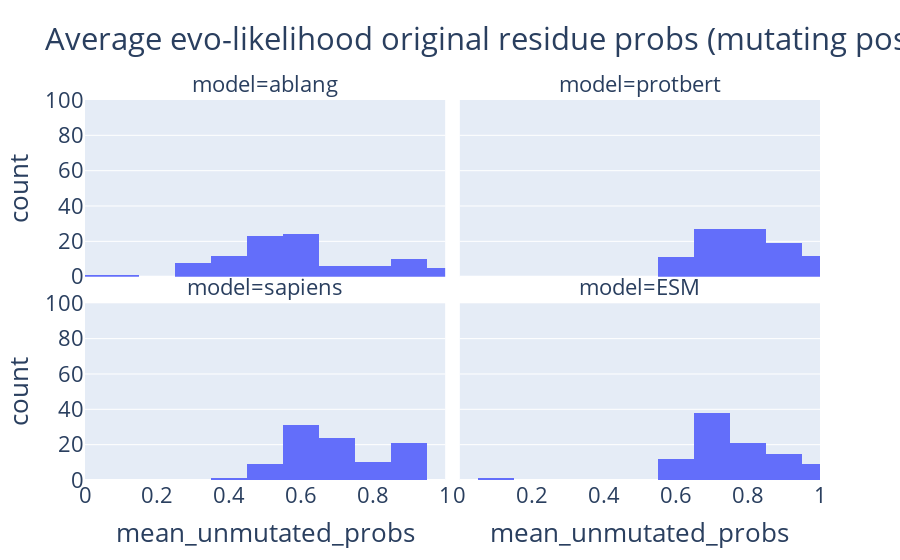

Source (notebook cell):
### Code cell
fig = px.histogram(
    data_frame = output_table_subset,
    x = "mean_unmutated_probs",
    facet_col = "model",
    facet_col_wrap=2,
    orientation = "v",
    title=f'Average evo-likelihood original residue probs (mutating positions)',
)

fig.update_traces(xbins_size=0.1)
fig.update_layout(height = 600, font_size = 22)
fig.update_xaxes(range=[0, 1])
fig.update_yaxes(range=[0, 100])

fig.show()

### Figure 1 — Plotly figure (JSON) as saved in the notebook; plotly's stock layout.template omitted (floating-point values rounded to 4 significant figures)
{"data": [{"alignmentgroup": "True", "bingroup": "x", "hovertemplate": "model=ablang<br>mean_unmutated_probs=%{x}<br>count=%{y}<extra></extra>", "legendgroup": "", "marker": {"color": "#636efa", "pattern": {"shape": ""}}, "name": "", "offsetgroup": "", "orientation": "v", "showlegend": false, "type": "histogram", "x": [0.5674, 0.4309, 0.4835, 0.3333, 0.2839, 0.6794, 0.6247, 0.5066, 0.4845, 0.8656, 0.9492, 0.5997, 0.5215, 0.8669, 0.9815, 0.8837, 0.7716, 0.336, 0.4229, 0.5807, 0.5318, 0.3447, 0.534, 0.6394, 0.4437, 0.7903, 0.449, 0.3993, 0.4944, 0.5083, 0.6589, 0.4949, 0.5523, 0.5658, 0.6316, 0.9836, 0.4884, 0.5954, 0.6054, 0.6166, 0.4623, 0.3506, 0.5788, 0.5328, 0.8906, 0.5043, 0.8794, 0.4836, 0.5982, 0.6767, 0.6362, 0.4395, 0.7955, 0.4503, 0.997, 0.5402, 0.6264, 0.5061, 0.5571, 0.5749, 0.6026, 0.5184, 0.6209, 0.4577, 0.4308, 0.5846, 0.5887, 0.9836, 0.5437, 0.5085, 0.939, 0.3596, 0.1148, 0.7036, 0.5719, 0.4321, 0.579, 0.5725, 0.4836, 0.3149, 0.4382, 0.3398, 0.3414, 0.5366, 0.2589, 0.796, 0.9308, 0.9078, 0.8384, 0.4431, 0.8054, 0.03915, 0.6551, 0.7459, 0.9914, 0.9208], "xaxis": "x3", "xbins": {"size": 0.1}, "yaxis": "y3"}, {"alignmentgroup": "True", "bingroup": "x", "hovertemplate": "model=protbert<br>mean_unmutated_probs=%{x}<br>count=%{y}<extra></extra>", "legendgroup": "", "marker": {"color": "#636efa", "pattern": {"shape": ""}}, "name": "", "offsetgroup": "", "orientation": "v", "showlegend": false, "type": "histogram", "x": [0.8106, 0.7071, 0.7128, 0.6389, 0.6368, 0.9131, 0.8213, 0.836, 0.8298, 0.9073, 0.9966, 0.6362, 0.7413, 0.6696, 0.9972, 0.8783, 0.9035, 0.7395, 0.7056, 0.7286, 0.6474, 0.7348, 0.6992, 0.8223, 0.5858, 0.897, 0.8072, 0.8634, 0.6131, 0.5916, 0.8822, 0.7086, 0.8062, 0.7615, 0.9576, 0.9955, 0.8139, 0.9232, 0.8812, 0.6893, 0.7281, 0.7637, 0.8703, 0.787, 0.9893, 0.6615, 0.9926, 0.7347, 0.7904, 0.8286, 0.8033, 0.7493, 0.9689, 0.6749, 0.9916, 0.8078, 0.8714, 0.8198, 0.79, 0.6626, 0.8995, 0.6971, 0.9022, 0.6188, 0.7776, 0.6856, 0.8222, 0.9946, 0.8672, 0.6431, 0.9938, 0.6773, 0.8315, 0.8921, 0.7706, 0.7087, 0.7952, 0.7953, 0.7855, 0.6434, 0.7192, 0.5794, 0.6857, 0.8118, 0.6736, 0.9267, 0.9086, 0.945, 0.992, 0.7928, 0.9483, 0.8263, 0.6625, 0.654, 0.9997, 0.6749], "xaxis": "x4", "xbins": {"size": 0.1}, "yaxis": "y4"}, {"alignmentgroup": "True", "bingroup": "x", "hovertemplate": "model=sapiens<br>mean_unmutated_probs=%{x}<br>count=%{y}<extra></extra>", "legendgroup": "", "marker": {"color": "#636efa", "pattern": {"shape": ""}}, "name": "", "offsetgroup": "", "orientation": "v", "showlegend": false, "type": "histogram", "x": [0.6597, 0.5048, 0.6583, 0.4958, 0.4977, 0.7638, 0.7079, 0.6079, 0.6505, 0.829, 0.9029, 0.6123, 0.5939, 0.9016, 0.8951, 0.8944, 0.8676, 0.6069, 0.5775, 0.5879, 0.4697, 0.636, 0.637, 0.7175, 0.4614, 0.8459, 0.6099, 0.6633, 0.587, 0.5351, 0.7872, 0.6092, 0.7041, 0.7844, 0.7349, 0.905, 0.6492, 0.836, 0.6768, 0.6821, 0.6026, 0.6132, 0.6753, 0.6441, 0.8947, 0.5823, 0.9012, 0.7192, 0.647, 0.7304, 0.675, 0.6461, 0.8754, 0.6255, 0.9014, 0.6549, 0.8535, 0.6554, 0.6612, 0.5806, 0.8193, 0.6047, 0.7892, 0.5276, 0.6459, 0.6703, 0.7696, 0.9141, 0.7428, 0.5707, 0.8997, 0.585, 0.6568, 0.7144, 0.8444, 0.5796, 0.705, 0.633, 0.6057, 0.5605, 0.5721, 0.5111, 0.5026, 0.7185, 0.4031, 0.9036, 0.8864, 0.8662, 0.8937, 0.6148, 0.9077, 0.6893, 0.6103, 0.8696, 0.8987, 0.8999], "xaxis": "x", "xbins": {"size": 0.1}, "yaxis": "y"}, {"alignmentgroup": "True", "bingroup": "x", "hovertemplate": "model=ESM<br>mean_unmutated_probs=%{x}<br>count=%{y}<extra></extra>", "legendgroup": "", "marker": {"color": "#636efa", "pattern": {"shape": ""}}, "name": "", "offsetgroup": "", "orientation": "v", "showlegend": false, "type": "histogram", "x": [0.7682, 0.6945, 0.7135, 0.6447, 0.584, 0.7868, 0.7785, 0.791, 0.7298, 0.7113, 0.8537, 0.6654, 0.7415, 0.6278, 0.9965, 0.8751, 0.8229, 0.7629, 0.6564, 0.6998, 0.7552, 0.6956, 0.6619, 0.7382, 0.5529, 0.814, 0.6655, 0.8513, 0.6465, 0.6536, 0.8908, 0.6372, 0.7479, 0.7579, 0.9641, 0.9948, 0.7371, 0.8243, 0.9368, 0.6707, 0.709, 0.7333, 0.7285, 0.7637, 0.9892, 0.5959, 0.9949, 0.7481, 0.7434, 0.9005, 0.6558, 0.7483, 0.9759, 0.733, 0.9457, 0.7919, 0.9116, 0.7429, 0.7774, 0.7659, 0.9334, 0.6917, 0.9408, 0.5891, 0.6514, 0.7382, 0.7659, 0.8951, 0.8154, 0.6153, 0.9919, 0.6509, 0.7076, 0.8562, 0.8029, 0.6755, 0.7594, 0.715, 0.7219, 0.628, 0.683, 0.6182, 0.6262, 0.7858, 0.6604, 0.8356, 0.8454, 0.8979, 0.9838, 0.7087, 0.8866, 0.9384, 0.6769, 0.7279, 0.9994, 0.1168], "xaxis": "x2", "xbins": {"size": 0.1}, "yaxis": "y2"}], "layout": {"annotations": [{"font": {}, "showarrow": false, "text": "model=sapiens", "x": 0.245, "xanchor": "center", "xref": "paper", "y": 0.465, "yanchor": "bottom", "yref": "paper"}, {"font": {}, "showarrow": false, "text": "model=ESM", "x": 0.755, "xanchor": "center", "xref": "paper", "y": 0.465, "yanchor": "bottom", "yref": "paper"}, {"font": {}, "showarrow": false, "text": "model=ablang", "x": 0.245, "xanchor": "center", "xref": "paper", "y": 1.0, "yanchor": "bottom", "yref": "paper"}, {"font": {}, "showarrow": false, "text": "model=protbert", "x": 0.755, "xanchor": "center", "xref": "paper", "y": 1.0, "yanchor": "bottom", "yref": "paper"}], "autosize": true, "barmode": "relative", "font": {"size": 22}, "legend": {"tracegroupgap": 0}, "title": {"text": "Average evo-likelihood original residue probs (mutating positions)"}, "xaxis": {"anchor": "y", "domain": [0, 0.49], "range": [0, 1], "title": {"text": "mean_unmutated_probs"}, "type": "linear"}, "xaxis2": {"anchor": "y2", "domain": [0.51, 1], "matches": "x", "range": [0, 1], "title": {"text": "mean_unmutated_probs"}, "type": "linear"}, "xaxis3": {"anchor": "y3", "domain": [0, 0.49], "matches": "x", "range": [0, 1], "showticklabels": false, "type": "linear"}, "xaxis4": {"anchor": "y4", "domain": [0.51, 1], "matches": "x", "range": [0, 1], "showticklabels": false, "type": "linear"}, "yaxis": {"anchor": "x", "domain": [0, 0.465], "range": [0, 100], "title": {"text": "count"}}, "yaxis2": {"anchor": "x2", "domain": [0, 0.465], "matches": "y", "range": [0, 100], "showticklabels": false}, "yaxis3": {"anchor": "x3", "domain": [0.535, 1.0], "matches": "y", "range": [0, 100], "title": {"text": "count"}}, "yaxis4": {"anchor": "x4", "domain": [0.535, 1.0], "matches": "y", "range": [0, 100], "showticklabels": false}}}
